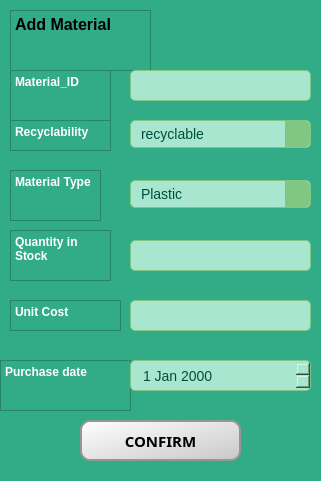
     <widget class="QFrame" name="frame">
      <property name="geometry">
       <rect>
        <x>10</x>
        <y>220</y>
        <width>321</width>
        <height>481</height>
       </rect>
      </property>
      <property name="autoFillBackground">
       <bool>false</bool>
      </property>
      <property name="styleSheet">
       <string notr="true">background-color: rgb(255, 255, 255);
background-color: rgb(50, 171, 135);</string>
      </property>
      <property name="frameShape">
       <enum>QFrame::NoFrame</enum>
      </property>
      <widget class="QTextEdit" name="textEdit_3">
       <property name="geometry">
        <rect>
         <x>10</x>
         <y>10</y>
         <width>141</width>
         <height>61</height>
        </rect>
       </property>
       <property name="autoFillBackground">
        <bool>true</bool>
       </property>
       <property name="html">
        <string>&lt;!DOCTYPE HTML PUBLIC &quot;-//W3C//DTD HTML 4.0//EN&quot; &quot;http://www.w3.org/TR/REC-html40/strict.dtd&quot;&gt;
&lt;html&gt;&lt;head&gt;&lt;meta name=&quot;qrichtext&quot; content=&quot;1&quot; /&gt;&lt;meta charset=&quot;utf-8&quot; /&gt;&lt;style type=&quot;text/css&quot;&gt;
p, li { white-space: pre-wrap; }
&lt;/style&gt;&lt;/head&gt;&lt;body style=&quot; font-family:'Segoe UI'; font-size:9pt; font-weight:400; font-style:normal;&quot;&gt;
&lt;p style=&quot; margin-top:0px; margin-bottom:0px; margin-left:0px; margin-right:0px; -qt-block-indent:0; text-indent:0px;&quot;&gt;&lt;span style=&quot; font-size:12pt; font-weight:700; color:#000000;&quot;&gt;Add Material&lt;/span&gt;&lt;/p&gt;&lt;/body&gt;&lt;/html&gt;</string>
       </property>
      </widget>
      <widget class="QTextEdit" name="textEdit_5">
       <property name="geometry">
        <rect>
         <x>10</x>
         <y>230</y>
         <width>101</width>
         <height>51</height>
        </rect>
       </property>
       <property name="autoFillBackground">
        <bool>true</bool>
       </property>
       <property name="html">
        <string>&lt;!DOCTYPE HTML PUBLIC &quot;-//W3C//DTD HTML 4.0//EN&quot; &quot;http://www.w3.org/TR/REC-html40/strict.dtd&quot;&gt;
&lt;html&gt;&lt;head&gt;&lt;meta name=&quot;qrichtext&quot; content=&quot;1&quot; /&gt;&lt;meta charset=&quot;utf-8&quot; /&gt;&lt;style type=&quot;text/css&quot;&gt;
p, li { white-space: pre-wrap; }
&lt;/style&gt;&lt;/head&gt;&lt;body style=&quot; font-family:'Segoe UI'; font-size:9pt; font-weight:400; font-style:normal;&quot;&gt;
&lt;p style=&quot; margin-top:0px; margin-bottom:0px; margin-left:0px; margin-right:0px; -qt-block-indent:0; text-indent:0px;&quot;&gt;&lt;span style=&quot; font-weight:700; color:#ffffff;&quot;&gt;Quantity in Stock&lt;/span&gt;&lt;/p&gt;&lt;/body&gt;&lt;/html&gt;</string>
       </property>
      </widget>
      <widget class="QTextEdit" name="textEdit_6">
       <property name="geometry">
        <rect>
         <x>10</x>
         <y>120</y>
         <width>101</width>
         <height>31</height>
        </rect>
       </property>
       <property name="autoFillBackground">
        <bool>true</bool>
       </property>
       <property name="html">
        <string>&lt;!DOCTYPE HTML PUBLIC &quot;-//W3C//DTD HTML 4.0//EN&quot; &quot;http://www.w3.org/TR/REC-html40/strict.dtd&quot;&gt;
&lt;html&gt;&lt;head&gt;&lt;meta name=&quot;qrichtext&quot; content=&quot;1&quot; /&gt;&lt;meta charset=&quot;utf-8&quot; /&gt;&lt;style type=&quot;text/css&quot;&gt;
p, li { white-space: pre-wrap; }
&lt;/style&gt;&lt;/head&gt;&lt;body style=&quot; font-family:'Segoe UI'; font-size:9pt; font-weight:400; font-style:normal;&quot;&gt;
&lt;p style=&quot; margin-top:0px; margin-bottom:0px; margin-left:0px; margin-right:0px; -qt-block-indent:0; text-indent:0px;&quot;&gt;&lt;span style=&quot; font-weight:700; color:#ffffff;&quot;&gt;Recyclability&lt;/span&gt;&lt;/p&gt;&lt;/body&gt;&lt;/html&gt;</string>
       </property>
      </widget>
      <widget class="QTextEdit" name="textEdit_7">
       <property name="geometry">
        <rect>
         <x>10</x>
         <y>170</y>
         <width>91</width>
         <height>51</height>
        </rect>
       </property>
       <property name="autoFillBackground">
        <bool>true</bool>
       </property>
       <property name="html">
        <string>&lt;!DOCTYPE HTML PUBLIC &quot;-//W3C//DTD HTML 4.0//EN&quot; &quot;http://www.w3.org/TR/REC-html40/strict.dtd&quot;&gt;
&lt;html&gt;&lt;head&gt;&lt;meta name=&quot;qrichtext&quot; content=&quot;1&quot; /&gt;&lt;meta charset=&quot;utf-8&quot; /&gt;&lt;style type=&quot;text/css&quot;&gt;
p, li { white-space: pre-wrap; }
&lt;/style&gt;&lt;/head&gt;&lt;body style=&quot; font-family:'Segoe UI'; font-size:9pt; font-weight:400; font-style:normal;&quot;&gt;
&lt;p style=&quot; margin-top:0px; margin-bottom:0px; margin-left:0px; margin-right:0px; -qt-block-indent:0; text-indent:0px;&quot;&gt;&lt;span style=&quot; font-weight:700; color:#ffffff;&quot;&gt;Material Type&lt;/span&gt;&lt;/p&gt;&lt;/body&gt;&lt;/html&gt;</string>
       </property>
      </widget>
      <widget class="QTextEdit" name="textEdit_8">
       <property name="geometry">
        <rect>
         <x>10</x>
         <y>300</y>
         <width>111</width>
         <height>31</height>
        </rect>
       </property>
       <property name="autoFillBackground">
        <bool>true</bool>
       </property>
       <property name="html">
        <string>&lt;!DOCTYPE HTML PUBLIC &quot;-//W3C//DTD HTML 4.0//EN&quot; &quot;http://www.w3.org/TR/REC-html40/strict.dtd&quot;&gt;
&lt;html&gt;&lt;head&gt;&lt;meta name=&quot;qrichtext&quot; content=&quot;1&quot; /&gt;&lt;meta charset=&quot;utf-8&quot; /&gt;&lt;style type=&quot;text/css&quot;&gt;
p, li { white-space: pre-wrap; }
&lt;/style&gt;&lt;/head&gt;&lt;body style=&quot; font-family:'Segoe UI'; font-size:9pt; font-weight:400; font-style:normal;&quot;&gt;
&lt;p style=&quot; margin-top:0px; margin-bottom:0px; margin-left:0px; margin-right:0px; -qt-block-indent:0; text-indent:0px;&quot;&gt;&lt;span style=&quot; font-weight:700; color:#ffffff;&quot;&gt;Unit Cost&lt;/span&gt;&lt;/p&gt;&lt;/body&gt;&lt;/html&gt;</string>
       </property>
      </widget>
      <widget class="QTextEdit" name="textEdit_9">
       <property name="geometry">
        <rect>
         <x>0</x>
         <y>360</y>
         <width>131</width>
         <height>51</height>
        </rect>
       </property>
       <property name="autoFillBackground">
        <bool>true</bool>
       </property>
       <property name="html">
        <string>&lt;!DOCTYPE HTML PUBLIC &quot;-//W3C//DTD HTML 4.0//EN&quot; &quot;http://www.w3.org/TR/REC-html40/strict.dtd&quot;&gt;
&lt;html&gt;&lt;head&gt;&lt;meta name=&quot;qrichtext&quot; content=&quot;1&quot; /&gt;&lt;meta charset=&quot;utf-8&quot; /&gt;&lt;style type=&quot;text/css&quot;&gt;
p, li { white-space: pre-wrap; }
&lt;/style&gt;&lt;/head&gt;&lt;body style=&quot; font-family:'Segoe UI'; font-size:9pt; font-weight:400; font-style:normal;&quot;&gt;
&lt;p style=&quot; margin-top:0px; margin-bottom:0px; margin-left:0px; margin-right:0px; -qt-block-indent:0; text-indent:0px;&quot;&gt;&lt;span style=&quot; font-weight:700; color:#ffffff;&quot;&gt;Purchase date&lt;/span&gt;&lt;/p&gt;&lt;/body&gt;&lt;/html&gt;</string>
       </property>
      </widget>
      <widget class="QLineEdit" name="lineEdit_3">
       <property name="geometry">
        <rect>
         <x>130</x>
         <y>240</y>
         <width>181</width>
         <height>31</height>
        </rect>
       </property>
       <property name="autoFillBackground">
        <bool>false</bool>
       </property>
       <property name="styleSheet">
        <string notr="true">/* Style général pour le QLineEdit */
QLineEdit {
    background-color: #A8E6CF;             /* Vert menthe doux pour l'arrière-plan */
    color: #004D40;                        /* Texte en vert foncé */
    border: 1px solid #81C784;             /* Bordure vert doux */
    border-radius: 5px;                    /* Coins arrondis */
    padding: 5px 10px;                     /* Espacement interne pour le texte */
    font-size: 14px;                       /* Taille de la police */
}

/* Effet de survol */
QLineEdit:hover {
    background-color: #98DBC6;             /* Vert menthe légèrement plus foncé au survol */
    border: 1px solid #388E3C;             /* Bordure plus foncée au survol */
}

/* Style du texte de remplacement (placeholder) */
QLineEdit::placeholder {
    color: #66BB6A;                        /* Texte placeholder en vert clair */
    font-style: italic;                    /* Italique pour le texte placeholder */
}
</string>
       </property>
      </widget>
      <widget class="QLineEdit" name="lineEdit_5">
       <property name="geometry">
        <rect>
         <x>130</x>
         <y>300</y>
         <width>181</width>
         <height>31</height>
        </rect>
       </property>
       <property name="autoFillBackground">
        <bool>false</bool>
       </property>
       <property name="styleSheet">
        <string notr="true">/* Style général pour le QLineEdit */
QLineEdit {
    background-color: #A8E6CF;             /* Vert menthe doux pour l'arrière-plan */
    color: #004D40;                        /* Texte en vert foncé */
    border: 1px solid #81C784;             /* Bordure vert doux */
    border-radius: 5px;                    /* Coins arrondis */
    padding: 5px 10px;                     /* Espacement interne pour le texte */
    font-size: 14px;                       /* Taille de la police */
}

/* Effet de survol */
QLineEdit:hover {
    background-color: #98DBC6;             /* Vert menthe légèrement plus foncé au survol */
    border: 1px solid #388E3C;             /* Bordure plus foncée au survol */
}

/* Style du texte de remplacement (placeholder) */
QLineEdit::placeholder {
    color: #66BB6A;                        /* Texte placeholder en vert clair */
    font-style: italic;                    /* Italique pour le texte placeholder */
}
</string>
       </property>
      </widget>
      <widget class="QLineEdit" name="lineEdit_6">
       <property name="geometry">
        <rect>
         <x>130</x>
         <y>70</y>
         <width>181</width>
         <height>31</height>
        </rect>
       </property>
       <property name="autoFillBackground">
        <bool>false</bool>
       </property>
       <property name="styleSheet">
        <string notr="true">/* Style général pour le QLineEdit */
QLineEdit {
    background-color: #A8E6CF;             /* Vert menthe doux pour l'arrière-plan */
    color: #004D40;                        /* Texte en vert foncé */
    border: 1px solid #81C784;             /* Bordure vert doux */
    border-radius: 5px;                    /* Coins arrondis */
    padding: 5px 10px;                     /* Espacement interne pour le texte */
    font-size: 14px;                       /* Taille de la police */
}

/* Effet de survol */
QLineEdit:hover {
    background-color: #98DBC6;             /* Vert menthe légèrement plus foncé au survol */
    border: 1px solid #388E3C;             /* Bordure plus foncée au survol */
}

/* Style du texte de remplacement (placeholder) */
QLineEdit::placeholder {
    color: #66BB6A;                        /* Texte placeholder en vert clair */
    font-style: italic;                    /* Italique pour le texte placeholder */
}
</string>
       </property>
      </widget>
      <widget class="QComboBox" name="comboBox_3">
       <property name="geometry">
        <rect>
         <x>130</x>
         <y>180</y>
         <width>181</width>
         <height>28</height>
        </rect>
       </property>
       <property name="autoFillBackground">
        <bool>false</bool>
       </property>
       <property name="styleSheet">
        <string notr="true">/* General Style for QComboBox */
QComboBox {
    background-color: #A8E6CF;             /* Soft mint green for the main background */
    color: #004D40;                        /* Dark teal text color */
    border: 1px solid #81C784;             /* Soft green border */
    border-radius: 5px;                    /* Rounded corners */
    padding: 5px 10px;                     /* Inner padding for text */
    font-size: 14px;                       /* Font size */
}

/* Dropdown Arrow Style */
QComboBox::drop-down {
    border: none;                          /* Remove border around the dropdown arrow */
    background-color: #81C784;             /* Light green background for the arrow area */
    border-top-right-radius: 5px;          /* Rounded top right corner */
    border-bottom-right-radius: 5px;       /* Rounded bottom right corner */
    width: 25px;                           /* Width of the dropdown area */
}

/* Arrow Icon */
QComboBox::down-arrow {
    image: url(&quot;:/icons/down-arrow.png&quot;);  /* Replace with the path to your arrow icon */
    width: 12px;                           /* Icon width */
    height: 12px;                          /* Icon height */
}

/* Style for Dropdown Items */
QComboBox QAbstractItemView {
    background-color: qlineargradient(spread:pad, x1:0, y1:0, x2:1, y2:1, 
                                      stop:0 #E8F5E9, 
                                      stop:1 #A5D6A7);  /* Light gradient green for dropdown */
    border: 1px solid #66BB6A;             /* Medium green border */
    selection-background-color: #66BB6A;   /* Highlighted green for selected item */
    selection-color: white;                /* White text for selected item */
    color: #004D40;                        /* Dark teal text for items */
}

/* Hover Effect */
QComboBox:hover {
    background-color: #98DBC6;             /* Slightly darker mint green on hover */
    border: 1px solid #388E3C;             /* Darker border on hover */
}
</string>
       </property>
       <item>
        <property name="text">
         <string>Plastic</string>
        </property>
       </item>
       <item>
        <property name="text">
         <string>Glass
</string>
        </property>
       </item>
       <item>
        <property name="text">
         <string>Coated Paper</string>
        </property>
       </item>
       <item>
        <property name="text">
         <string>aluminium</string>
        </property>
       </item>
       <item>
        <property name="text">
         <string>Corrugated cardboard</string>
        </property>
       </item>
      </widget>
      <widget class="QComboBox" name="comboBox_4">
       <property name="geometry">
        <rect>
         <x>130</x>
         <y>120</y>
         <width>181</width>
         <height>28</height>
        </rect>
       </property>
       <property name="autoFillBackground">
        <bool>false</bool>
       </property>
       <property name="styleSheet">
        <string notr="true">/* General Style for QComboBox */
QComboBox {
    background-color: #A8E6CF;             /* Soft mint green for the main background */
    color: #004D40;                        /* Dark teal text color */
    border: 1px solid #81C784;             /* Soft green border */
    border-radius: 5px;                    /* Rounded corners */
    padding: 5px 10px;                     /* Inner padding for text */
    font-size: 14px;                       /* Font size */
}

/* Dropdown Arrow Style */
QComboBox::drop-down {
    border: none;                          /* Remove border around the dropdown arrow */
    background-color: #81C784;             /* Light green background for the arrow area */
    border-top-right-radius: 5px;          /* Rounded top right corner */
    border-bottom-right-radius: 5px;       /* Rounded bottom right corner */
    width: 25px;                           /* Width of the dropdown area */
}

/* Arrow Icon */
QComboBox::down-arrow {
    image: url(&quot;:/icons/down-arrow.png&quot;);  /* Replace with the path to your arrow icon */
    width: 12px;                           /* Icon width */
    height: 12px;                          /* Icon height */
}

/* Style for Dropdown Items */
QComboBox QAbstractItemView {
    background-color: qlineargradient(spread:pad, x1:0, y1:0, x2:1, y2:1, 
                                      stop:0 #E8F5E9, 
                                      stop:1 #A5D6A7);  /* Light gradient green for dropdown */
    border: 1px solid #66BB6A;             /* Medium green border */
    selection-background-color: #66BB6A;   /* Highlighted green for selected item */
    selection-color: white;                /* White text for selected item */
    color: #004D40;                        /* Dark teal text for items */
}

/* Hover Effect */
QComboBox:hover {
    background-color: #98DBC6;             /* Slightly darker mint green on hover */
    border: 1px solid #388E3C;             /* Darker border on hover */
}
</string>
       </property>
       <item>
        <property name="text">
         <string>recyclable </string>
        </property>
       </item>
       <item>
        <property name="text">
         <string>non-recyclable 
</string>
        </property>
       </item>
       <item>
        <property name="text">
         <string/>
        </property>
       </item>
       <item>
        <property name="text">
         <string/>
        </property>
       </item>
       <item>
        <property name="text">
         <string/>
        </property>
       </item>
      </widget>
      <widget class="QPushButton" name="add">
       <property name="enabled">
        <bool>true</bool>
       </property>
       <property name="geometry">
        <rect>
         <x>80</x>
         <y>420</y>
         <width>161</width>
         <height>41</height>
        </rect>
       </property>
       <property name="font">
        <font>
         <family>Segoe UI Variable Display Semib</family>
         <pointsize>-1</pointsize>
         <italic>false</italic>
         <bold>true</bold>
        </font>
       </property>
       <property name="autoFillBackground">
        <bool>false</bool>
       </property>
       <property name="styleSheet">
        <string notr="true">/* Default Style for the Button */
QPushButton {
    background-color: qlineargradient(spread:pad, x1:0, y1:0, x2:1, y2:1, stop:0 rgba(255, 255, 255, 255), stop:1 rgba(200, 200, 200, 255));
    color: Black;                        /* Black text */
    border-radius: 10px;                 /* Rounded corners */
    font-size: 15px;                     /* Font size */
    padding: 8px 16px;                   /* Comfortable padding */
    border: 2px solid rgba(150, 150, 150, 255); /* Light gray border */
}

/* Pressed Effect for the Button */
QPushButton:pressed {
    background-color: qlineargradient(spread:pad, x1:0, y1:0, x2:1, y2:1, stop:0 rgba(200, 200, 200, 255), stop:1 rgba(150, 150, 150, 255));
    border-color: rgba(100, 100, 100, 255);    /* Darker border when pressed */
    padding-top: 10px;                        /* Adjust padding to simulate press */
    padding-bottom: 4px;
}
</string>
       </property>
       <property name="text">
        <string>CONFIRM</string>
       </property>
       <property name="icon">
        <iconset>
         <normaloff>../../../Downloads/group.png</normaloff>../../../Downloads/group.png</iconset>
       </property>
      </widget>
      <widget class="QDateEdit" name="dateEdit">
       <property name="geometry">
        <rect>
         <x>130</x>
         <y>360</y>
         <width>181</width>
         <height>31</height>
        </rect>
       </property>
       <property name="styleSheet">
        <string notr="true">/* Style général pour le QDateEdit */
QDateEdit {
    background-color: #A8E6CF;             /* Vert menthe doux pour l'arrière-plan */
    color: #004D40;                        /* Texte en vert foncé */
    border: 1px solid #81C784;             /* Bordure vert doux */
    border-radius: 5px;                    /* Coins arrondis */
    padding: 5px 10px;                     /* Espacement interne pour le texte */
    font-size: 14px;                       /* Taille de la police */
}

/* Effet de survol pour QDateEdit */
QDateEdit:hover {
    background-color: #98DBC6;             /* Vert menthe légèrement plus foncé au survol */
    border: 1px solid #388E3C;             /* Bordure plus foncée au survol */
}

/* Style pour la flèche déroulante du QDateEdit */
QDateEdit::drop-down {
    border: none;                          /* Pas de bordure pour le menu déroulant */
    background-color: #81C784;             /* Fond vert moyen pour la flèche */
    border-top-right-radius: 5px;          /* Coins arrondis en haut à droite */
    border-bottom-right-radius: 5px;       /* Coins arrondis en bas à droite */
    width: 20px;                           /* Largeur de la zone de la flèche */
}

/* Icône de la flèche */
QDateEdit::down-arrow {
    image: url(&quot;:/icons/down-arrow.png&quot;);  /* Remplacez avec le chemin de votre icône */
    width: 10px;                           /* Largeur de l'icône */
    height: 10px;                          /* Hauteur de l'icône */
}
</string>
       </property>
      </widget>
      <widget class="QTextEdit" name="textEdit_10">
       <property name="geometry">
        <rect>
         <x>10</x>
         <y>70</y>
         <width>101</width>
         <height>51</height>
        </rect>
       </property>
       <property name="autoFillBackground">
        <bool>true</bool>
       </property>
       <property name="html">
        <string>&lt;!DOCTYPE HTML PUBLIC &quot;-//W3C//DTD HTML 4.0//EN&quot; &quot;http://www.w3.org/TR/REC-html40/strict.dtd&quot;&gt;
&lt;html&gt;&lt;head&gt;&lt;meta name=&quot;qrichtext&quot; content=&quot;1&quot; /&gt;&lt;meta charset=&quot;utf-8&quot; /&gt;&lt;style type=&quot;text/css&quot;&gt;
p, li { white-space: pre-wrap; }
&lt;/style&gt;&lt;/head&gt;&lt;body style=&quot; font-family:'Segoe UI'; font-size:9pt; font-weight:400; font-style:normal;&quot;&gt;
&lt;p style=&quot; margin-top:0px; margin-bottom:0px; margin-left:0px; margin-right:0px; -qt-block-indent:0; text-indent:0px;&quot;&gt;&lt;span style=&quot; font-weight:700; color:#ffffff;&quot;&gt;Material_ID&lt;/span&gt;&lt;/p&gt;&lt;/body&gt;&lt;/html&gt;</string>
       </property>
      </widget>
     </widget>
